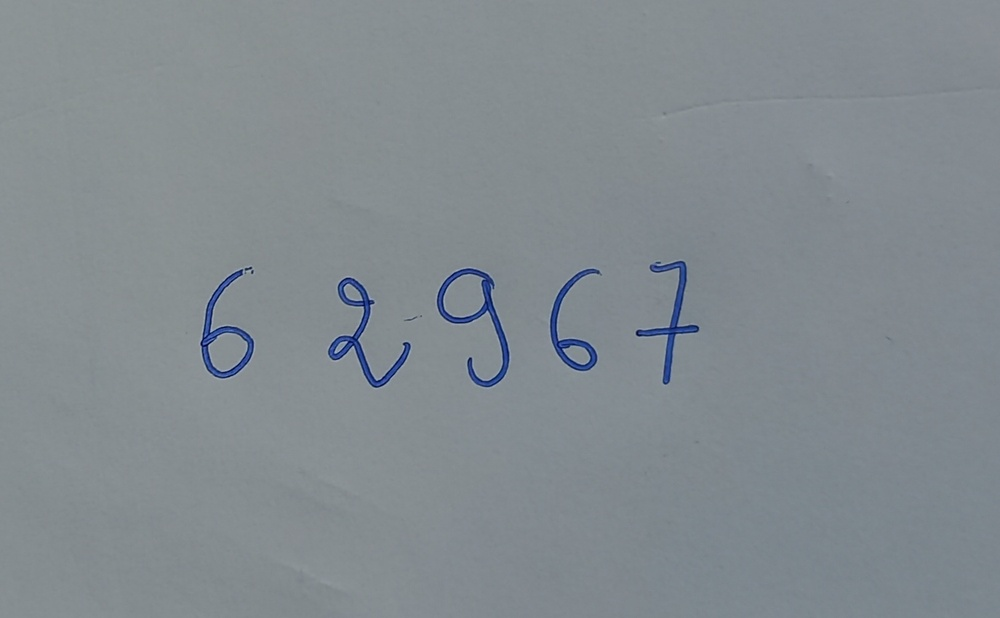
%> input picture CODE.jpg, 1000 x 618 px, shrunk from 1625 x 1004 before the run
$ octave TP.m   (GNU Octave 9; MATLAB toolbox functions it lacks are replaced by stand-ins)
%> lines starting %> are read from the running program, lines starting %| are printed output that depends on the picture; in (x1, y1, x2, y2) boxes, pixels count from 0 and x2, y2 are one past the last pixel; in counts of white or black regions, pixels touching at a corner belong together; the program's own positions count from 1
clear
close all
clc
    %Lecture, affichage d’une image
I= imread("CODE.jpg");
%> I is the input picture: size 618x1000x3 uint8; mean R, G, B 130.7, 138.8, 143.9
figure;  imshow ( I ) ;impixelinfo;
    %Image en niveaux de gris
I_gray=rgb2gray(I);
figure;  imshow ( I_gray ) ;impixelinfo;

    %Histogramme de l'image
figure;imhist(I_gray);
%> after `imhist(I_gray)`:
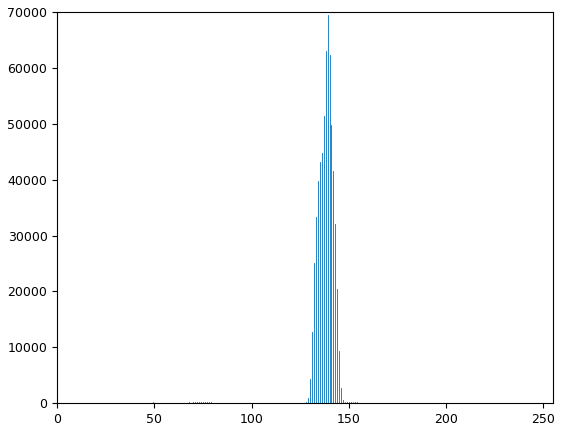
%> figure redrawn from the program's plot data; highest point at x = 139, y = 69510
    %Image binaire
I_bin=im2bw(I_gray,125/255);
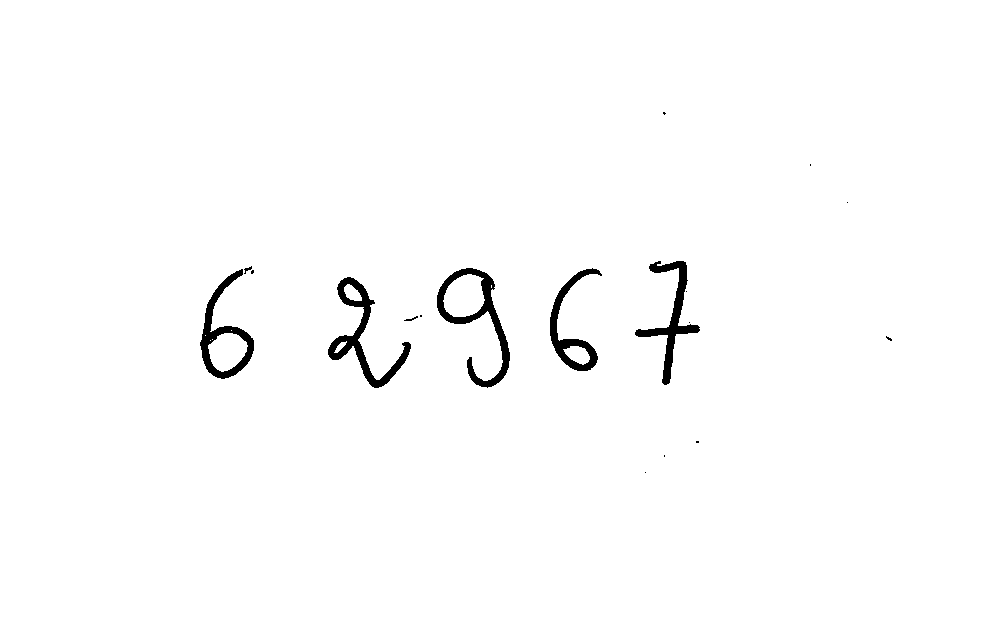
%> I_bin: size 618x1000 logical; 98.6% white; 18 black regions (11 under 20 px), largest, box (x1, y1, x2, y2) and area: (437, 268, 510, 388) 1953, (328, 277, 411, 388) 1912, (635, 261, 700, 385) 1645
%seuil= graythresh(I_gray)
%I_bin=im2bw(I_gray,seuil)
figure;  imshow (I_bin) ;

    %Inverser les couleurs
I_bin = imcomplement(I_bin);
figure;  imshow (I_bin) ;

    %Eliminer le petit trous
I_bin1=bwareaopen(I_bin,65);
%> I_bin1: size 618x1000 logical; 1.4% white; 5 white regions, box (x1, y1, x2, y2) and area: (437, 268, 510, 388) 1953, (328, 277, 411, 388) 1912, (635, 261, 700, 385) 1645, (200, 269, 254, 379) 1572, (550, 268, 602, 371) 1359
I_bin2=bwareaopen(I_bin,64);
figure;
subplot(121), imshow ( I_bin1 ), title('bwareaopen 65')
subplot(122), imshow ( I_bin2 ), title('bwareaopen 64')
I_bin=I_bin1;


%dilatation disk 3
I_dila_1=imdilate(I_bin,strel('disk',1));
%> I_dila_1: size 618x1000 logical; 1.7% white; 5 white regions, box (x1, y1, x2, y2) and area: (436, 267, 511, 389) 2472, (327, 276, 412, 389) 2389, (634, 260, 701, 386) 2072, (199, 268, 255, 380) 1968, (549, 267, 603, 372) 1708
I_dila_2=imdilate(I_bin,strel('disk',2));
%> I_dila_2: size 618x1000 logical; 2.1% white; 5 white regions, box (x1, y1, x2, y2) and area: (435, 266, 512, 390) 2985, (326, 275, 413, 390) 2849, (633, 259, 702, 387) 2490, (198, 267, 256, 381) 2355, (548, 266, 604, 373) 2053
I_dila_3=imdilate(I_bin,strel('disk',3));
%> I_dila_3: size 618x1000 logical; 2.2% white; 5 white regions, box (x1, y1, x2, y2) and area: (435, 266, 512, 390) 3186, (326, 275, 413, 390) 3075, (633, 259, 702, 387) 2583, (198, 267, 256, 381) 2528, (548, 266, 604, 373) 2197
I_dila_4=imdilate(I_bin,strel('disk',4));
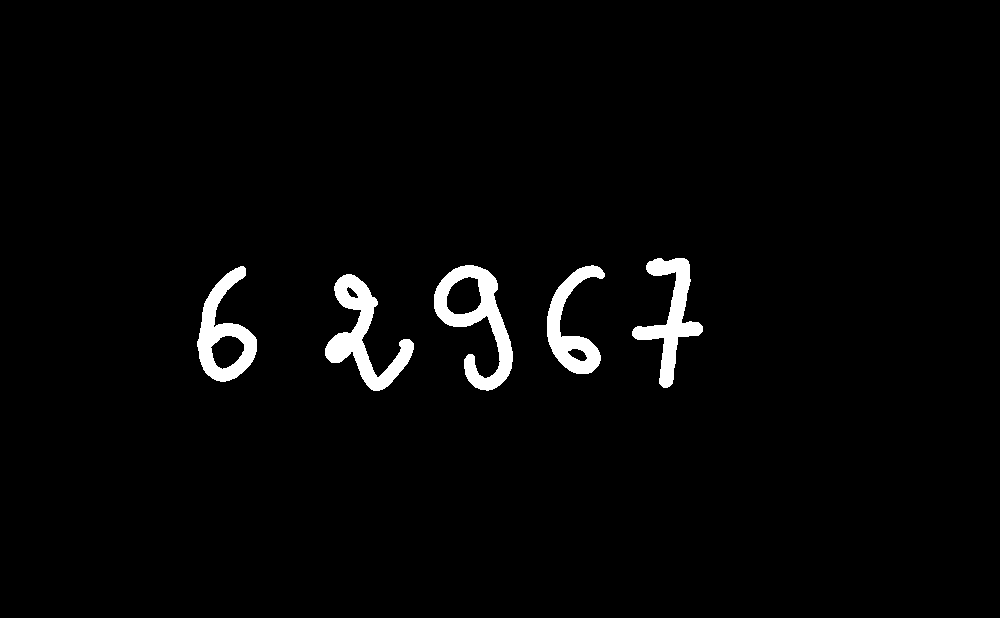
%> I_dila_4: size 618x1000 logical; 2.5% white; 5 white regions, box (x1, y1, x2, y2) and area: (434, 265, 513, 391) 3697, (325, 274, 414, 391) 3518, (632, 258, 703, 388) 3005, (197, 266, 257, 382) 2914, (547, 265, 605, 374) 2540

figure;
subplot(221), imshow ( I_dila_1 ), title('disk 1')
subplot(222), imshow ( I_dila_2 ), title('disk 2')
subplot(223), imshow ( I_dila_3), title('disk 3')
subplot(224), imshow ( I_dila_4), title('disk 4')


%Localisation des chiffres du code postal
[L,N]=bwlabel(I_dila_3);% on doit verifier que N=5
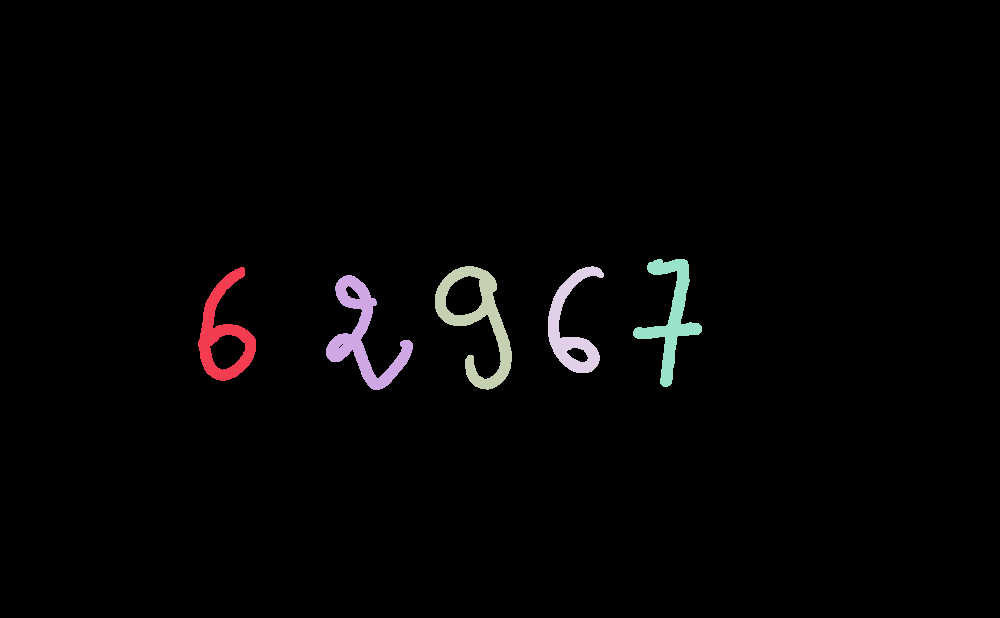
%> L: size 618x1000 double; 6 distinct labels, from 0 to 5; one colour per label, 0 black
%> N = 5
figure;  imshow ( I_dila_3 ) ;impixelinfo;
RGB = label2rgb(L);
figure;  imshow (RGB ) ;impixelinfo;

figure;
imshow(I);
hold on
%isoler et d’afficher séparément chacun des chiffres présents dans le code postal de l'image
for k = 1:N
    objet= (L==k);
    [x,y]= find(objet==1);
    Xmin= round(min(x));
    Ymin= round(min(y));
    Xmax= round(max(x));
    Ymax= round(max(y));
    C=imcrop(objet,[Ymin Xmin Ymax-Ymin Xmax-Xmin]);
    % Dessin du rectangle autour du chiffre
    rectangle('Position', [Ymin Xmin Ymax-Ymin Xmax-Xmin], 'EdgeColor', 'r', 'LineWidth', 2);
    %figure;
    %imshow(C);

end
%> this loop made 5 passes
%> (Xmin, Ymin, Xmax, Ymax) on passes 1 to 5: (268, 199, 381, 256), (276, 327, 390, 413), (267, 436, 390, 512), (267, 549, 373, 604), (260, 634, 387, 702)
%> pass 1, `objet= (L==k);`:
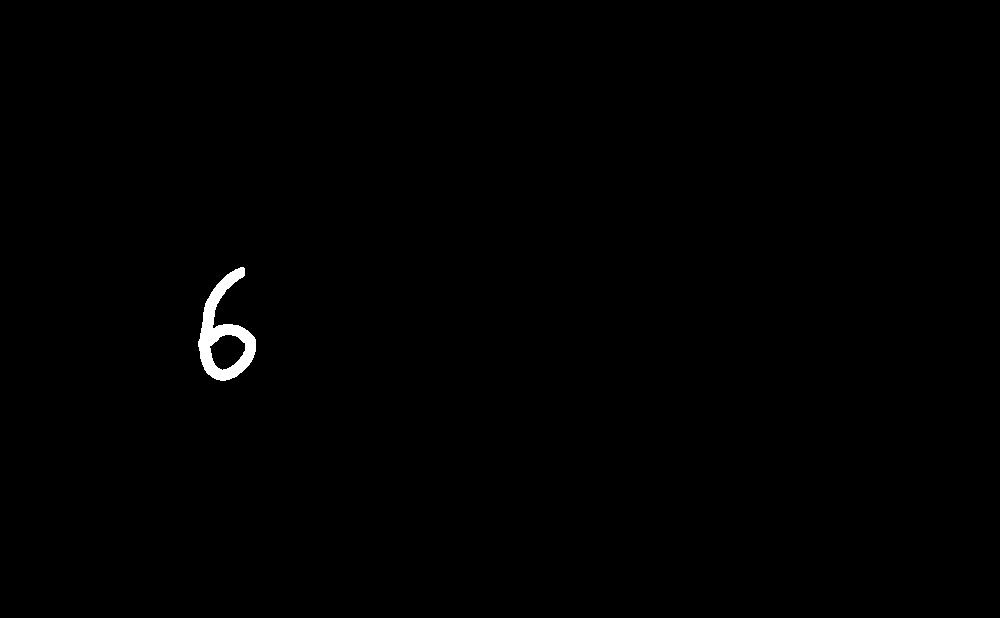
%> objet: size 618x1000 logical; 0.41% white; 1 white region, box (x1, y1, x2, y2) and area: (198, 267, 256, 381) 2528
%> pass 2, `C=imcrop(objet,[Ymin Xmin Ymax-Ymin Xmax-Xmin]);`:
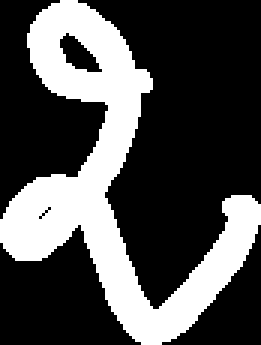
%> C: size 115x87 logical (shown 3 times larger); 30.7% white; 1 white region, box (x1, y1, x2, y2) and area: (0, 0, 87, 115) 3075
%> after the loop:
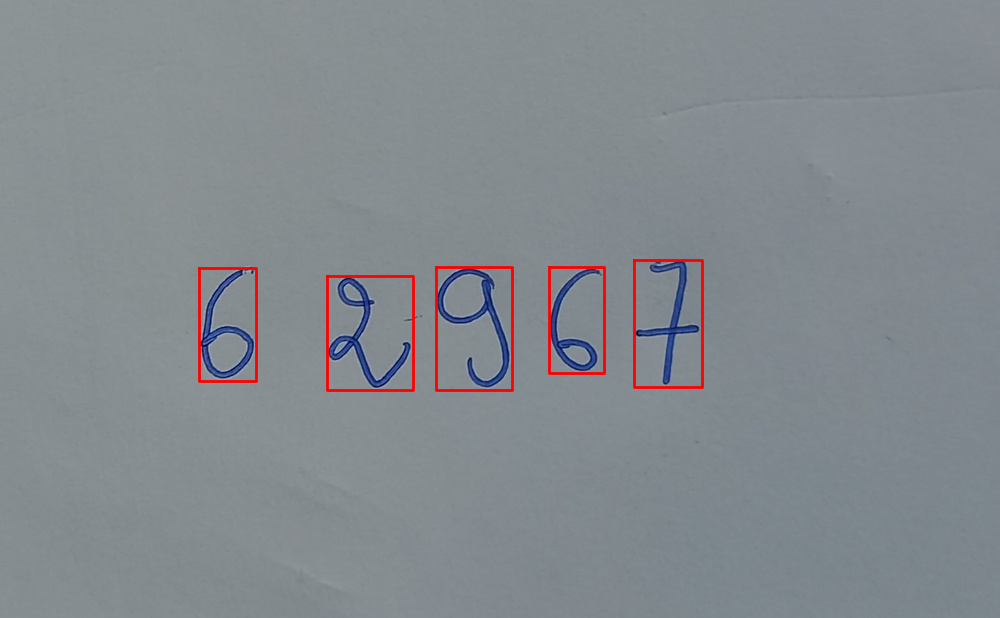
%> figure redrawn from the program's plot data
hold off
% Extraction des caractéristiques des chiffres
